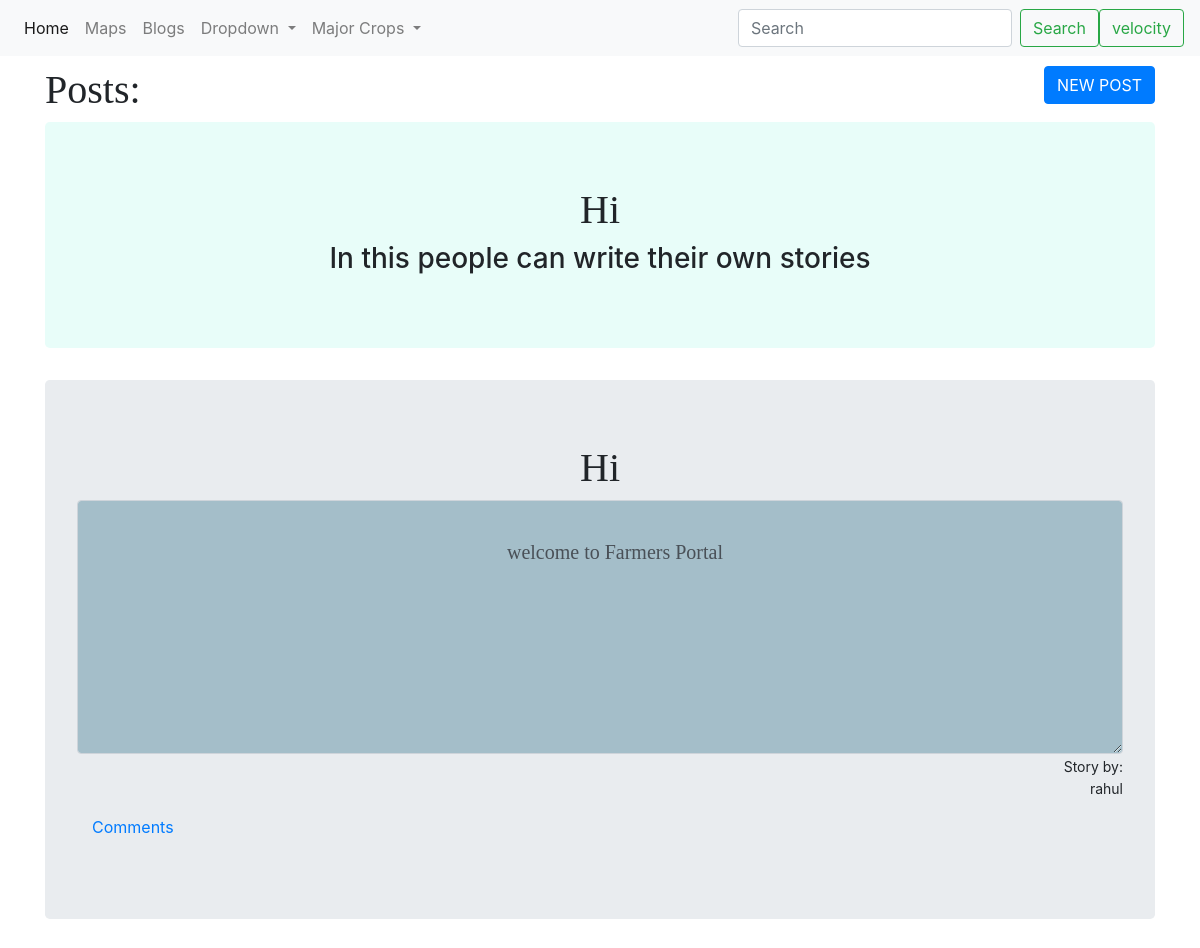
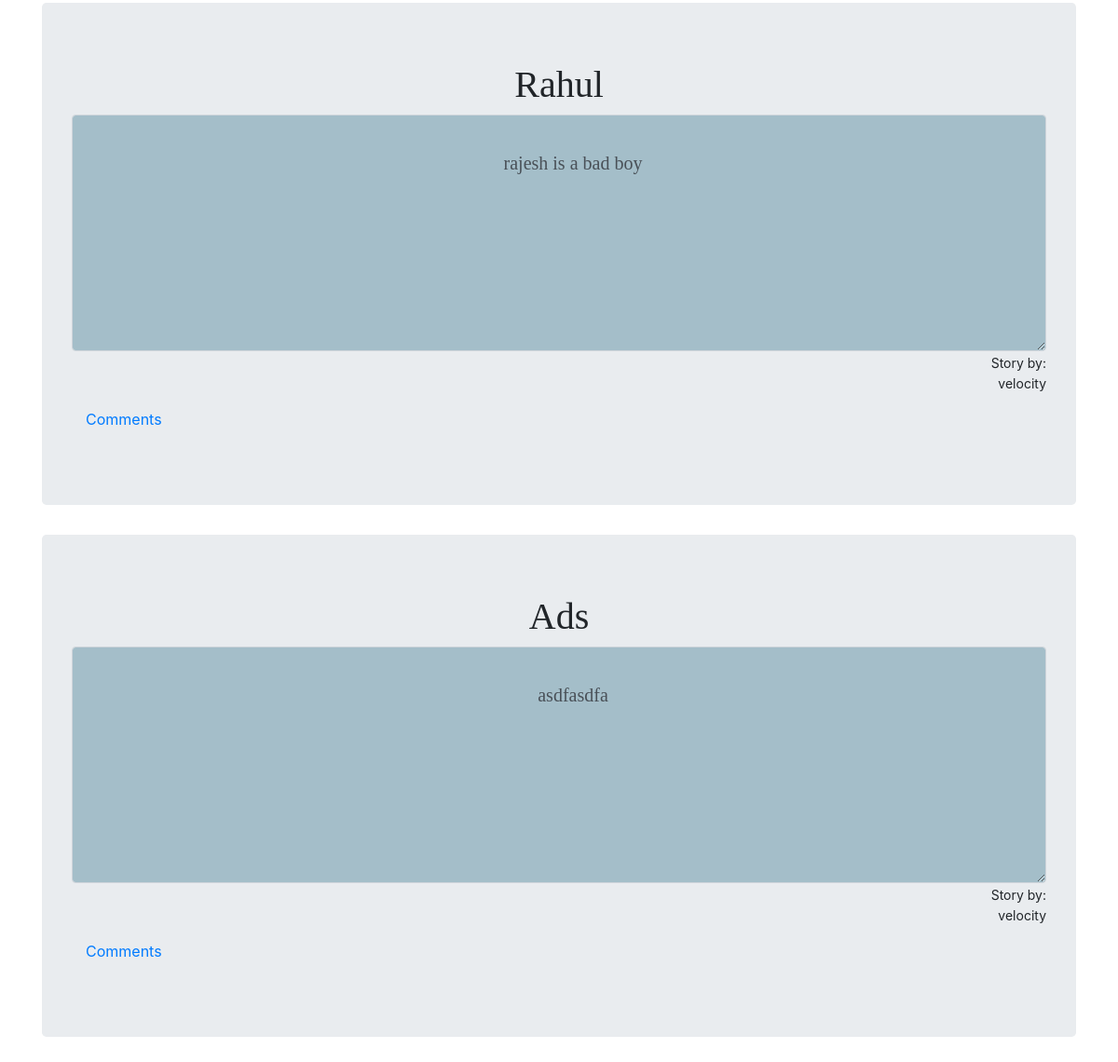
/landing (signed in), run on the app's committed database (2 pictures, top to bottom).
### agri/models.py (models this page shows, shortened)
class PublishUser(models.Model):
    title = models.CharField(max_length = 50)
    story = models.CharField(max_length=5000)
    author = models.CharField(max_length=100)

### agri/views.py (the view)
# urls.py: path("landing",views.landing,name="landing"),
def landing(request):
    objects = PublishUser.objects.order_by('-id')
    context ={'lists':objects}
    return render(request,'agri/landing.html',context)

### agri/templates/agri/landing.html (shortened to what this page needs)
{% extends "agri/index.html" %}
    {% block content %}
<div class="container " id='rahul' class='lit-rahul' style='margin-top: 10px;' >
  <form  method="post">
    <a href="{% url 'poster' %}"><button type="button" class='btn btn-primary' style="float:right;" name="button">NEW POST</button></a>
  </form>
  <h1>Posts:</h1>
 <div class="jumbotron" id='after' style=''>
    <h1 >Hi</h1>
    <h3>In this people can write their own stories</h3>
  </div>
</div>
   {% for item in lists %}
<div class="container" id='lit-post-ct'>
  <div class="jumbotron" id="what1">
    <h1 class='hello' id='luhar' >{{item.title}}</h1>
    <textarea name="name" readonly rows="8" cols="80" class='form-control ' id='story'>
      {{item.story}}
    </textarea>
    <div class="storyby">
        <small >Story by:<p>{{item.author}}</p></small>
    </div>
    <div class="container">
        <p>
            <a  data-toggle="collapse" href="#hellooooo{{item.id}}" role="button" aria-expanded="false" aria-controls="hellooooo{{item.id}}">
              Comments
            </a>
            </p>
      </div>
  </div>
</div>
{% endfor %}
    {% endblock %}

### agri/templates/agri/index.html (shortened to what this page needs)
{% load static %}
<!DOCTYPE html>
<html lang="en">
<head>
    <link rel="stylesheet" href="https://cdn.jsdelivr.net/npm/bootstrap@4.6.1/dist/css/bootstrap.min.css">
    <link rel="stylesheet" href="{% static 'css/index.css' %}">
    <link rel="stylesheet" href="{% static 'css/log.css' %}">
</head>
<body>
    <nav class="navbar navbar-expand-lg navbar-light bg-light">
        <div class="collapse navbar-collapse" id="navbarSupportedContent">
          <ul class="navbar-nav mr-auto">
            <li class="nav-item active">
              <a class="nav-link" href="{% url 'home' %}">Home <span class="sr-only">(current)</span></a>
            </li>
            <li class="nav-item">
              <a class="nav-link" href="{% url 'maps' %}">Maps</a>
            </li>
            <li class="nav-item">
                <a class="nav-link" href="{% url 'landing' %}">Blogs</a>
              </li>
            <li class="nav-item dropdown">
              <a class="nav-link dropdown-toggle" href="#" id="navbarDropdown" role="button" data-toggle="dropdown" aria-haspopup="true" aria-expanded="false">
                Dropdown
              </a>
            </li>
            <li class="nav-item dropdown">
              <a class="nav-link dropdown-toggle" href="#" id="navbarDropdown" role="button" data-toggle="dropdown" aria-haspopup="true" aria-expanded="false">
                Major Crops
              </a>
            </li>
          </ul>
          <form class="form-inline my-2 my-lg-0">
            <input class="form-control mr-sm-2" type="search" placeholder="Search" aria-label="Search">
            <button class="btn btn-outline-success my-2 my-sm-0" type="submit">Search</button>
          </form>
          {% if user.is_authenticated %}
          <a href="{% url 'blogs' %}"><button class="btn btn-outline-success my-2 my-sm-0">{{user.username}}</button></a>
          {%endif%}
        </div>
      </nav>
          {% block content %}
    {% endblock %}
</body>
</html>

### static/css/index.css (style rules this page uses)
.hello { text-align: center; font-style: normal; font-family: sans-serif; text-decoration-color: #7FDBFF; text-transform: capitalize; margin-top: 0px; padding-top: 0px; }
#story { text-align: center; background-color: rgba(6, 84, 113,0.3); font-family: 'Comic Neue', cursive; text-align: center; font-size: 20px; }
#after { background-color: rgba(33, 230, 193,0.1); text-align: center; }
.storyby { text-align:right; marigin-right:10px; }
#rahul h1 { font-family: 'Metal Mania', cursive; }
#luhar { font-family: 'Piedra', cursive; }

### data on the page
PublishUser: title "Hi", name "welcome to Farmers Portal", author "rahul"
PublishUser: title "Rahul", name "rajesh is a bad boy", author "velocity"
PublishUser: title "Ads", name "asdfasdfa", author "velocity"

### other printed values
{{ user.username }} "velocity"
